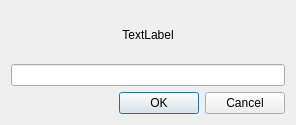
<?xml version="1.0" encoding="UTF-8"?>
<ui version="4.0">
 <class>inputDialog</class>
 <widget class="QDialog" name="inputDialog">
  <property name="geometry">
   <rect>
    <x>0</x>
    <y>0</y>
    <width>296</width>
    <height>125</height>
   </rect>
  </property>
  <property name="windowTitle">
   <string>Dialog</string>
  </property>
  <layout class="QVBoxLayout" name="verticalLayout">
   <item>
    <widget class="QLabel" name="notice">
     <property name="text">
      <string>TextLabel</string>
     </property>
     <property name="alignment">
      <set>Qt::AlignmentFlag::AlignCenter</set>
     </property>
    </widget>
   </item>
   <item>
    <widget class="QLineEdit" name="input"/>
   </item>
   <item>
    <widget class="QDialogButtonBox" name="box">
     <property name="orientation">
      <enum>Qt::Orientation::Horizontal</enum>
     </property>
     <property name="standardButtons">
      <set>QDialogButtonBox::StandardButton::Cancel|QDialogButtonBox::StandardButton::Ok</set>
     </property>
    </widget>
   </item>
  </layout>
 </widget>
 <resources/>
 <connections>
  <connection>
   <sender>box</sender>
   <signal>accepted()</signal>
   <receiver>inputDialog</receiver>
   <slot>accept()</slot>
   <hints>
    <hint type="sourcelabel">
     <x>248</x>
     <y>254</y>
    </hint>
    <hint type="destinationlabel">
     <x>157</x>
     <y>274</y>
    </hint>
   </hints>
  </connection>
  <connection>
   <sender>box</sender>
   <signal>rejected()</signal>
   <receiver>inputDialog</receiver>
   <slot>reject()</slot>
   <hints>
    <hint type="sourcelabel">
     <x>316</x>
     <y>260</y>
    </hint>
    <hint type="destinationlabel">
     <x>286</x>
     <y>274</y>
    </hint>
   </hints>
  </connection>
 </connections>
</ui>
